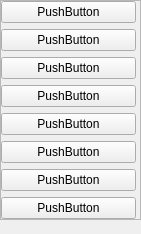
                                    <widget class="QWidget" name="scrollAreaWidgetContents_3">
                                     <property name="geometry">
                                      <rect>
                                       <x>0</x>
                                       <y>-27</y>
                                       <width>141</width>
                                       <height>234</height>
                                      </rect>
                                     </property>
                                     <layout class="QVBoxLayout" name="verticalLayout_29">
                                      <property name="spacing">
                                       <number>0</number>
                                      </property>
                                      <property name="leftMargin">
                                       <number>0</number>
                                      </property>
                                      <property name="topMargin">
                                       <number>0</number>
                                      </property>
                                      <property name="rightMargin">
                                       <number>0</number>
                                      </property>
                                      <property name="bottomMargin">
                                       <number>0</number>
                                      </property>
                                      <item alignment="Qt::AlignTop">
                                       <widget class="QFrame" name="cavemaps_list">
                                        <property name="styleSheet">
                                         <string notr="true"/>
                                        </property>
                                        <property name="frameShape">
                                         <enum>QFrame::StyledPanel</enum>
                                        </property>
                                        <property name="frameShadow">
                                         <enum>QFrame::Raised</enum>
                                        </property>
                                        <property name="style_ID" stdset="0">
                                         <string>taskbarBgLight</string>
                                        </property>
                                        <layout class="QVBoxLayout" name="verticalLayout_28">
                                         <property name="leftMargin">
                                          <number>0</number>
                                         </property>
                                         <property name="topMargin">
                                          <number>0</number>
                                         </property>
                                         <property name="rightMargin">
                                          <number>4</number>
                                         </property>
                                         <property name="bottomMargin">
                                          <number>0</number>
                                         </property>
                                         <item>
                                          <widget class="QPushButton" name="pushButton_30">
                                           <property name="text">
                                            <string>PushButton</string>
                                           </property>
                                          </widget>
                                         </item>
                                         <item>
                                          <widget class="QPushButton" name="pushButton_33">
                                           <property name="text">
                                            <string>PushButton</string>
                                           </property>
                                          </widget>
                                         </item>
                                         <item>
                                          <widget class="QPushButton" name="pushButton_35">
                                           <property name="text">
                                            <string>PushButton</string>
                                           </property>
                                          </widget>
                                         </item>
                                         <item>
                                          <widget class="QPushButton" name="pushButton_36">
                                           <property name="text">
                                            <string>PushButton</string>
                                           </property>
                                          </widget>
                                         </item>
                                         <item>
                                          <widget class="QPushButton" name="pushButton_34">
                                           <property name="text">
                                            <string>PushButton</string>
                                           </property>
                                          </widget>
                                         </item>
                                         <item>
                                          <widget class="QPushButton" name="pushButton_32">
                                           <property name="text">
                                            <string>PushButton</string>
                                           </property>
                                          </widget>
                                         </item>
                                         <item>
                                          <widget class="QPushButton" name="pushButton_31">
                                           <property name="text">
                                            <string>PushButton</string>
                                           </property>
                                          </widget>
                                         </item>
                                         <item>
                                          <widget class="QPushButton" name="pushButton_29">
                                           <property name="text">
                                            <string>PushButton</string>
                                           </property>
                                          </widget>
                                         </item>
                                        </layout>
                                       </widget>
                                      </item>
                                     </layout>
                                    </widget>
